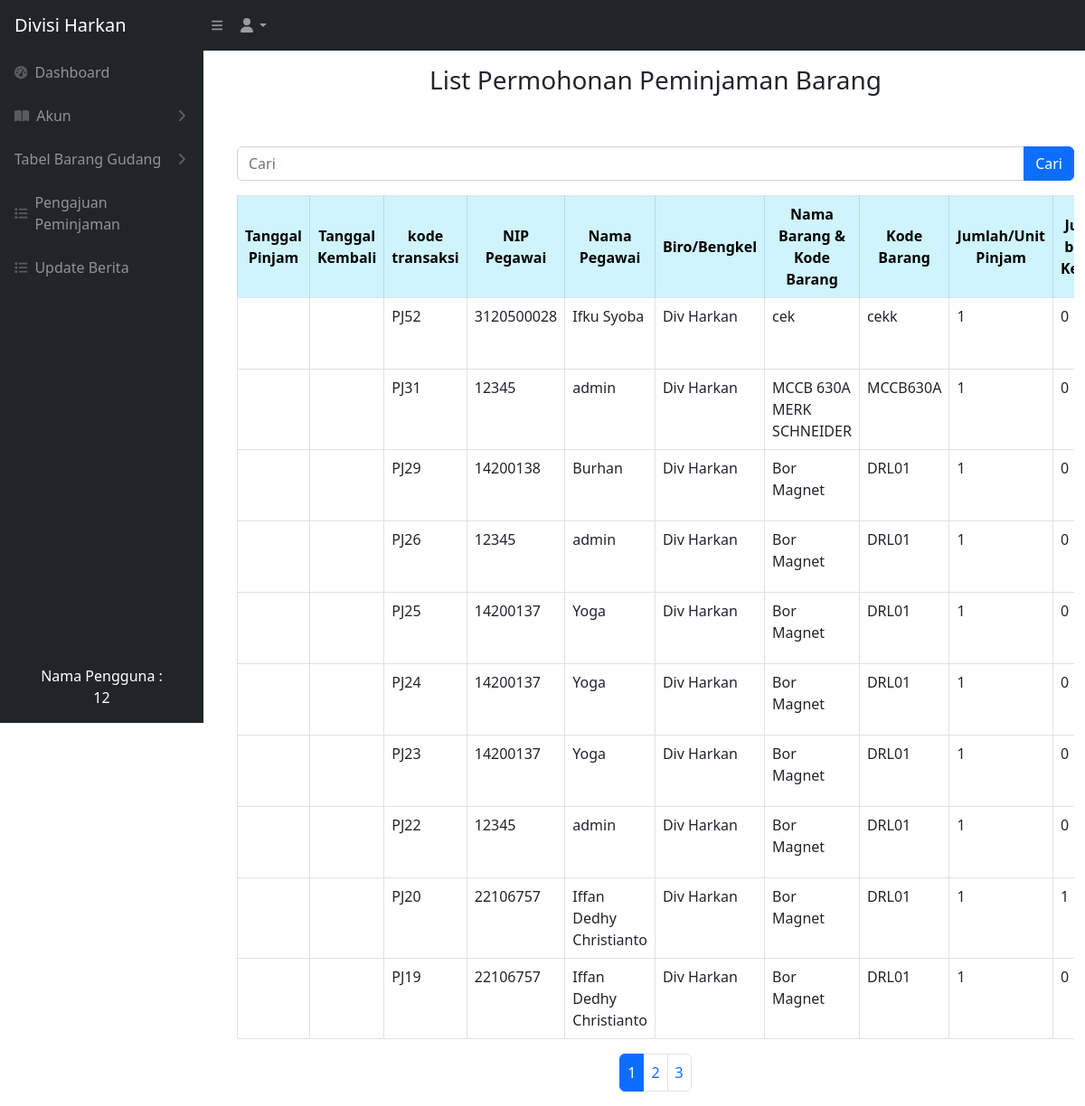
The page /peminjaman.php (signed in) on the database its author committed.
### tables this page shows
CREATE TABLE `keluar_masuk_barang` (
  `idtransaksi` int NOT NULL,
  `kodetransaksi` varchar(200) NOT NULL,
  `tanggal` timestamp NULL DEFAULT NULL,
  `tanggal_pengajuan` timestamp NULL DEFAULT NULL,
  `tanggalkembali` timestamp NULL DEFAULT NULL,
  `jenisbarang` varchar(256) NOT NULL,
  `nip` varchar(512) NOT NULL,
  `namabarang` varchar(200) NOT NULL,
  `kodebarang` varchar(200) NOT NULL,
  `jumlahpinjam` int NOT NULL,
  `jumlahkembali` int DEFAULT '0',
  `jumlahbaik` int DEFAULT NULL,
  `jumlahrusak` int DEFAULT '0',
  `lokasi` varchar(500) NOT NULL,
  `lokasi_kembali` varchar(256) DEFAULT NULL,
  `keterangan` varchar(256) DEFAULT NULL,
  `isApproved` int DEFAULT '0',
  `status` varchar(200) NOT NULL
);

CREATE TABLE `users` (
  `id_user` int NOT NULL,
  `nip_user` varchar(512) NOT NULL,
  `nama_user` varchar(512) NOT NULL,
  `password_user` varchar(512) NOT NULL,
  `divisi_id` int NOT NULL,
  `role_id` int NOT NULL
);

CREATE TABLE `divisi` (
  `iddivisi` int NOT NULL,
  `namadivisi` varchar(200) NOT NULL
);

### peminjaman.php (the view, shortened to what this page needs)
<?php
require 'controller/peminjam_controller.php';
$queryJumlahData = "SELECT COUNT(*) as jumlah FROM keluar_masuk_barang WHERE isApproved = 0";
$resultJumlahData = mysqli_query($conn, $queryJumlahData);
$rowJumlahData = mysqli_fetch_assoc($resultJumlahData);
$jumlahData = $rowJumlahData['jumlah'];
$searchTerm = isset($_GET['cari']) ? $_GET['cari'] : '';
$jumlahDataPerHalaman = 10;
$jumlahHalaman = ceil($jumlahData / $jumlahDataPerHalaman);
$halamanAktif = isset($_GET['halaman']) ? $_GET['halaman'] : 1;
$batasAwal = ($halamanAktif - 1) * $jumlahDataPerHalaman;
?>
<!DOCTYPE html>
<html lang="en">
<head>
    <link href="css/styles.css" rel="stylesheet" />
</head>
<?php include 'sidebar.php' ?>
<br>
<br>
<main id="main-content" class="<?= isset($_GET['sidebarClosed']) ? '' : 'main-with-sidebar' ?>">
    <div class="container-fluid px-4">
        <h3 class="mt-4 text-center">List Permohonan Peminjaman Barang</h3>
    </div>
    <div class="container -fluid">
        <br>
        <br>
        <form action="peminjaman.php" method="GET">
            <div class="input-group mb-3">
                <input type="text" class="form-control" placeholder="Cari" name="cari" value="<?= $searchTerm ?>">
                <button type="submit" class="btn btn-primary">Cari</button>
            </div>
        </form>
        <div class="card-body">
            <div class="table table-responsive">
                <table class="table table-bordered" id="dataTable" width="100" cellspacing="0">
                    <thead>
                        <tr>
                            <th class="table-info text-center align-middle">Tanggal Pinjam</th>
                            <th class="table-info text-center align-middle">Tanggal Kembali</th>
                            <th class="table-info text-center align-middle">kode transaksi</th>
                            <th class="table-info text-center align-middle">NIP Pegawai</th>
                            <th class="table-info text-center align-middle">Nama Pegawai</th>
                            <th class="table-info text-center align-middle">Biro/Bengkel</th>
                            <th class="table-info text-center align-middle">Nama Barang & Kode Barang</th>
                            <th class="table-info text-center align-middle">Kode Barang </th>
                            <th class="table-info text-center align-middle">Jumlah/Unit Pinjam</th>
                            <th class="table-info text-center align-middle">Jumlah barang Kembali</th>
                        </tr>
                    </thead>
                    <tbody>
                        <?php
                        if (!empty($searchTerm)) {
                            $searchResults = searchMutasiBarang($conn, $searchTerm);
                            while ($data = mysqli_fetch_array($searchResults)) {
                                $idtransaksi = $data['idtransaksi'];
                                $tanggalpinjam = $data['tanggal'];
                                $tanggalkembali = $data['tanggalkembali'];
                                $kodetransaksi = $data['kodetransaksi'];
                                $nip = $data['nip'];
                                $namabarang = $data['namabarang'];
                                $kodebarang = $data['kodebarang'];
                                $jumlahpinjam = $data['jumlahpinjam'];
                                $jumlahkembali = $data['jumlahkembali'];
                                $jumlahrusak = $data['jumlahrusak'];
                                $lokasi = $data['lokasi'];
                                $status = $data['status'];
                                $tanggalKembaliNull = "0000-00-00 00:00:00";
                                $query_pegawai = "SELECT users.nama_user
                        FROM users
                        WHERE users.nip_user = '$nip'";
                                $result_pegawai = mysqli_query($conn, $query_pegawai);
                                $namapegawai = "-";
                                if ($result_pegawai) {
                                    $row_pegawai = mysqli_fetch_assoc($result_pegawai);
                                    $namapegawai = $row_pegawai['nama_user'];
                                }
                                $query_divisi = "SELECT divisi.namadivisi
                        FROM users
                        INNER JOIN divisi ON users.divisi_id = divisi.iddivisi
                        WHERE users.nip_user = '$nip'";
                                $result_divisi = mysqli_query($conn, $query_divisi);
                                $namadivisi = "-";
                                if ($result_divisi) {
                                    $row_divisi = mysqli_fetch_assoc($result_divisi);
                                    $namadivisi = $row_divisi['namadivisi'];
                                }
                        ?>
                                <tr class="centered-cell">
                                    <td class="centered-cell"> <?= $tanggalpinjam ?></td>
                                    <td class="centered-cell"> <?= $tanggalkembali ?></td>
                                    <td class="centered-cell"> <?= $kodetransaksi ?></td>
                                    <td class="centered-cell"> <?= $nip ?></td>
                                    <td class="centered-cell"> <?= $namapegawai ?></td>
                                    <td class="centered-cell"> <?= $namadivisi ?></td>
                                    <td class="centered-cell"> <?= $namabarang ?></td>
                                    <td class="centered-cell"> <?= $kodebarang ?></td>
                                    <td class="centered-cell"> <?= $jumlahpinjam ?></td>
                                    <td class="centered-cell"> <?= $jumlahkembali ?></td>
                                    <td class="centered-cell"> <?= $jumlahrusak ?></td>
                                    <td class="centered-cell"> <?= $lokasi ?></td>
                                    <td class="centered-cell">
                                        <button type="button" class="btn btn-primary" data-bs-toggle="modal" data-bs-target="#modal<?= $idtransaksi ?>">Lihat Detail</button>';
                                    </td>
                                </tr>
                                <div class="modal fade" id="modal<?= $idtransaksi; ?>">
                                    <div class="modal-dialog">
                                        <div class="modal-content bg-white">
                                            <form method="post">
                                                <div class="modal-header">
                                                    <h4 class="modal-title">Aksi</h4>
                                                    <button type="button" class="btn-close" data-bs-dismiss="modal"></button>
                                                </div>
                                                <div class="modal-body">
                                                    <div class="button-container">
                                                        <button type="submit" class="btn btn-success" name="approve">Approve</button>
                                                        <button type="submit" class="btn btn-danger" name="tolak" onclick="return confirm('Apakah Anda yakin ingin menolak?')">Tolak</button>
                                                    </div>
                                                    <input type="hidden" name="idtransaksi" value="<?= $idtransaksi ?>">
                                                </div>
                                                <div class="modal-footer">
                                                    <button type="submit" class="btn btn-warning" name="updatebarang">Simpan</button>
                                                </div>
                                            </form>
                                        </div>
                                    </div>
                                </div>
                            <?php
                            }
                        } else {
                            $ambilsemuadatastock = mysqli_query($conn, "SELECT * FROM keluar_masuk_barang WHERE isApproved = 0 ORDER BY idtransaksi DESC LIMIT $batasAwal, $jumlahDataPerHalaman");
                            while ($data = mysqli_fetch_array($ambilsemuadatastock)) {
                                $tanggalpinjam = $data['tanggal'];
                                $tanggalkembali = $data['tanggalkembali'];
                                $kodetransaksi = $data['kodetransaksi'];
                                $nip = $data['nip'];
                                $namabarang = $data['namabarang'];
                                $kodebarang = $data['kodebarang'];
                                $jumlahpinjam = $data['jumlahpinjam'];
                                $jumlahkembali = $data['jumlahkembali'];
                                $query_pegawai = "SELECT users.nama_user
                        FROM users
                        WHERE users.nip_user = '$nip'";
                                $result_pegawai = mysqli_query($conn, $query_pegawai);
                                $namapegawai = "-";
                                if ($result_pegawai) {
                                    $row_pegawai = mysqli_fetch_assoc($result_pegawai);
                                    $namapegawai = $row_pegawai['nama_user'];
                                }
                                $query_divisi = "SELECT divisi.namadivisi
                        FROM users
                        INNER JOIN divisi ON users.divisi_id = divisi.iddivisi
                        WHERE users.nip_user = '$nip'";
                                $result_divisi = mysqli_query($conn, $query_divisi);
                                $namadivisi = "-";
                                if ($result_divisi) {
                                    $row_divisi = mysqli_fetch_assoc($result_divisi);
                                    $namadivisi = $row_divisi['namadivisi'];
                                }
                            ?>
                                <tr class="centered-cell">
                                    <td class="centered-cell"> <?= $tanggalpinjam ?></td>
                                    <td class="centered-cell"> <?= $tanggalkembali ?></td>
                                    <td class="centered-cell"> <?= $kodetransaksi ?></td>
                                    <td class="centered-cell"> <?= $nip ?></td>
                                    <td class="centered-cell"> <?= $namapegawai ?></td>
                                    <td class="centered-cell"> <?= $namadivisi ?></td>
                                    <td class="centered-cell"> <?= $namabarang ?></td>
                                    <td class="centered-cell"> <?= $kodebarang ?></td>
                                    <td class="centered-cell"> <?= $jumlahpinjam ?></td>
                                    <td class="centered-cell"> <?= $jumlahkembali ?></td>
                                </tr>
                        <?php
                            }
                        }
                        ?>
                    </tbody>
                </table>
                <ul class="pagination justify-content-center">
                    <?php for ($i = 1; $i <= $jumlahHalaman; $i++) : ?>
                        <li class="page-item <?= ($i == $halamanAktif) ? 'active' : ''; ?>">
                            <a class="page-link" href="peminjaman.php?halaman=<?= $i ?>"><?= $i ?></a>
                        </li>
                    <?php endfor; ?>
                </ul>
            </div>
        </div>
</main>
</body>
</html>

### rows shown on the page
keluar_masuk_barang: kodetransaksi "PJ52", nip "3120500028", users.nama_user "Ifku Syoba", divisi.namadivisi "Div Harkan", namabarang "cek", kodebarang "cekk", jumlahpinjam "1", jumlahkembali "0"
keluar_masuk_barang: kodetransaksi "PJ31", nip "12345", users.nama_user "admin", divisi.namadivisi "Div Harkan", namabarang "MCCB 630A MERK SCHNEIDER", kodebarang "MCCB630A", jumlahpinjam "1", jumlahkembali "0"
keluar_masuk_barang: kodetransaksi "PJ29", nip "14200138", users.nama_user "Burhan", divisi.namadivisi "Div Harkan", namabarang "Bor Magnet", kodebarang "DRL01", jumlahpinjam "1", jumlahkembali "0"
keluar_masuk_barang: kodetransaksi "PJ26", nip "12345", users.nama_user "admin", divisi.namadivisi "Div Harkan", namabarang "Bor Magnet", kodebarang "DRL01", jumlahpinjam "1", jumlahkembali "0"
keluar_masuk_barang: kodetransaksi "PJ25", nip "14200137", users.nama_user "Yoga", divisi.namadivisi "Div Harkan", namabarang "Bor Magnet", kodebarang "DRL01", jumlahpinjam "1", jumlahkembali "0"
keluar_masuk_barang: kodetransaksi "PJ24", nip "14200137", users.nama_user "Yoga", divisi.namadivisi "Div Harkan", namabarang "Bor Magnet", kodebarang "DRL01", jumlahpinjam "1", jumlahkembali "0"
keluar_masuk_barang: kodetransaksi "PJ23", nip "14200137", users.nama_user "Yoga", divisi.namadivisi "Div Harkan", namabarang "Bor Magnet", kodebarang "DRL01", jumlahpinjam "1", jumlahkembali "0"
keluar_masuk_barang: kodetransaksi "PJ22", nip "12345", users.nama_user "admin", divisi.namadivisi "Div Harkan", namabarang "Bor Magnet", kodebarang "DRL01", jumlahpinjam "1", jumlahkembali "0"
keluar_masuk_barang: kodetransaksi "PJ20", nip "22106757", users.nama_user "Iffan Dedhy Christianto", divisi.namadivisi "Div Harkan", namabarang "Bor Magnet", kodebarang "DRL01", jumlahpinjam "1", jumlahkembali "1"
keluar_masuk_barang: kodetransaksi "PJ19", nip "22106757", users.nama_user "Iffan Dedhy Christianto", divisi.namadivisi "Div Harkan", namabarang "Bor Magnet", kodebarang "DRL01", jumlahpinjam "1", jumlahkembali "0"

### other values the page prints
$_SESSION['nama'] "12"
